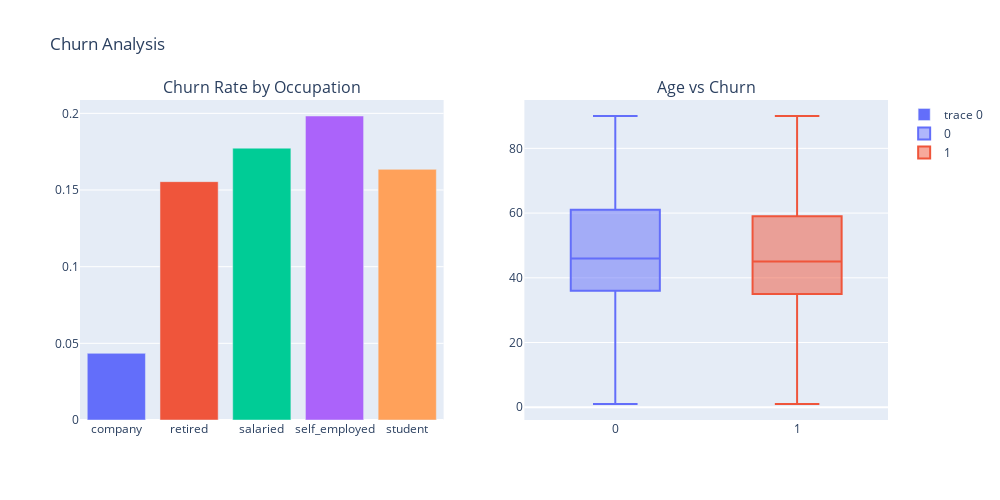

Write notebook code for a chart like this one.
### Code cell
from plotly.subplots import make_subplots
import plotly.graph_objects as go
import plotly.express as px  # For color sequences

# Create a figure with 2 subplots
fig = make_subplots(rows=1, cols=2, subplot_titles=('Churn Rate by Occupation', 'Age vs Churn'))

# First plot: Bar plot for Churn Rate by Occupation
churn_rate = df.groupby('occupation')['churn'].mean().reset_index()
colors = px.colors.qualitative.Plotly  # Using Plotly's qualitative color palette
fig.add_trace(go.Bar(x=churn_rate['occupation'], y=churn_rate['churn'], marker_color=colors), row=1, col=1)

# Second plot: Box plot for Age vs Churn
# We'll assign different colors for each 'churn' category
for churn_category in df['churn'].unique():
    df_filtered = df[df['churn'] == churn_category]
    fig.add_trace(go.Box(y=df_filtered['age'], name=str(churn_category), marker_color=colors[churn_category % len(colors)]), row=1, col=2)

# Update layout
fig.update_layout(height=500, width=1000, title_text="Churn Analysis")
fig.show()

### Figure 1 — Plotly figure (JSON) as saved in the notebook; plotly's stock layout.template omitted (floating-point values rounded to 4 significant figures; data arrays with more than 128 entries replaced by an {"elided": "..."} marker saying what was removed)
{"data": [{"marker": {"color": ["#636EFA", "#EF553B", "#00CC96", "#AB63FA", "#FFA15A", "#19D3F3", "#FF6692", "#B6E880", "#FF97FF", "#FECB52"]}, "type": "bar", "x": ["company", "retired", "salaried", "self_employed", "student"], "xaxis": "x", "y": [0.04348, 0.1555, 0.1773, 0.1983, 0.1635], "yaxis": "y"}, {"marker": {"color": "#636EFA"}, "name": "0", "type": "box", "xaxis": "x2", "y": {"elided": "12942 int values"}, "yaxis": "y2"}, {"marker": {"color": "#EF553B"}, "name": "1", "type": "box", "xaxis": "x2", "y": {"elided": "2987 int values"}, "yaxis": "y2"}], "layout": {"annotations": [{"font": {"size": 16}, "showarrow": false, "text": "Churn Rate by Occupation", "x": 0.225, "xanchor": "center", "xref": "paper", "y": 1, "yanchor": "bottom", "yref": "paper"}, {"font": {"size": 16}, "showarrow": false, "text": "Age vs Churn", "x": 0.775, "xanchor": "center", "xref": "paper", "y": 1, "yanchor": "bottom", "yref": "paper"}], "height": 500, "title": {"text": "Churn Analysis"}, "width": 1000, "xaxis": {"anchor": "y", "domain": [0, 0.45]}, "xaxis2": {"anchor": "y2", "domain": [0.55, 1]}, "yaxis": {"anchor": "x", "domain": [0, 1]}, "yaxis2": {"anchor": "x2", "domain": [0, 1]}}}
